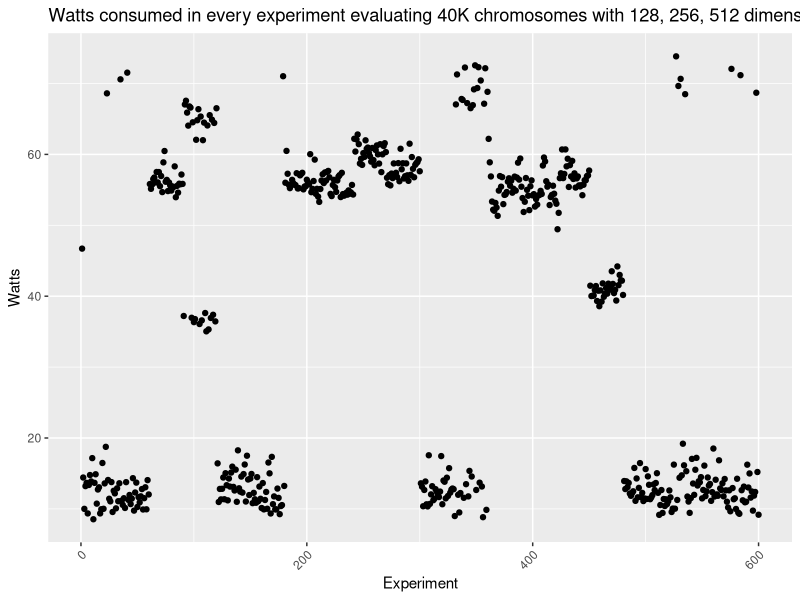
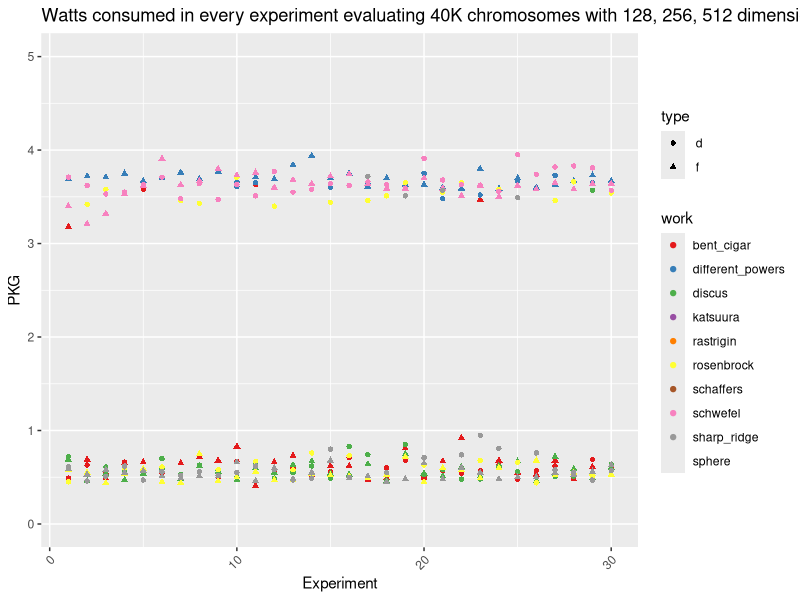
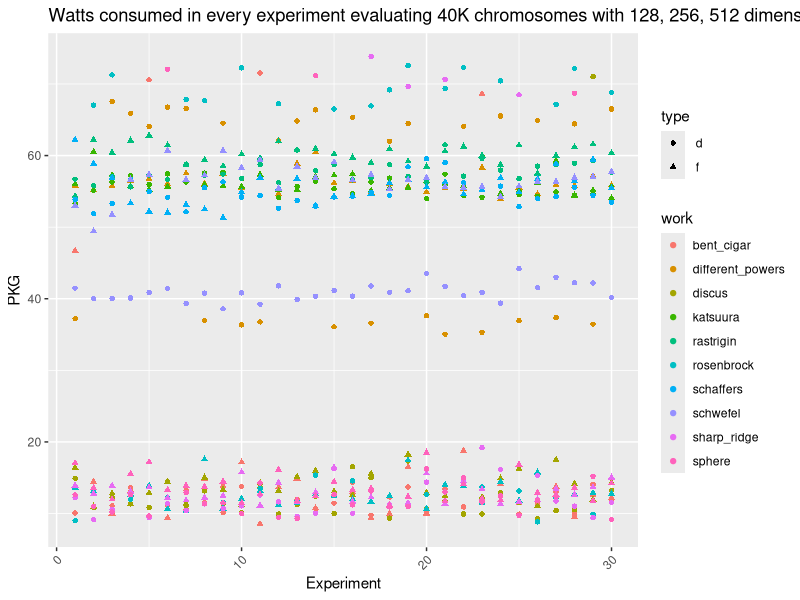
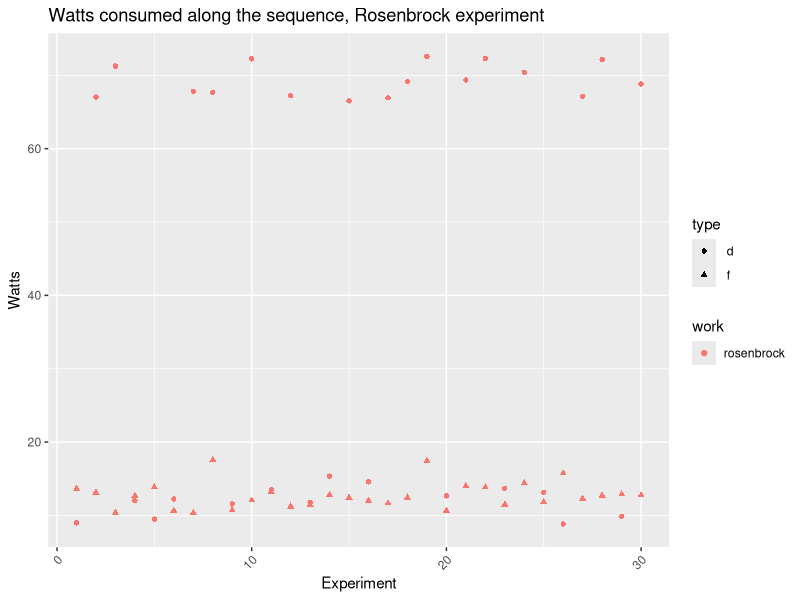
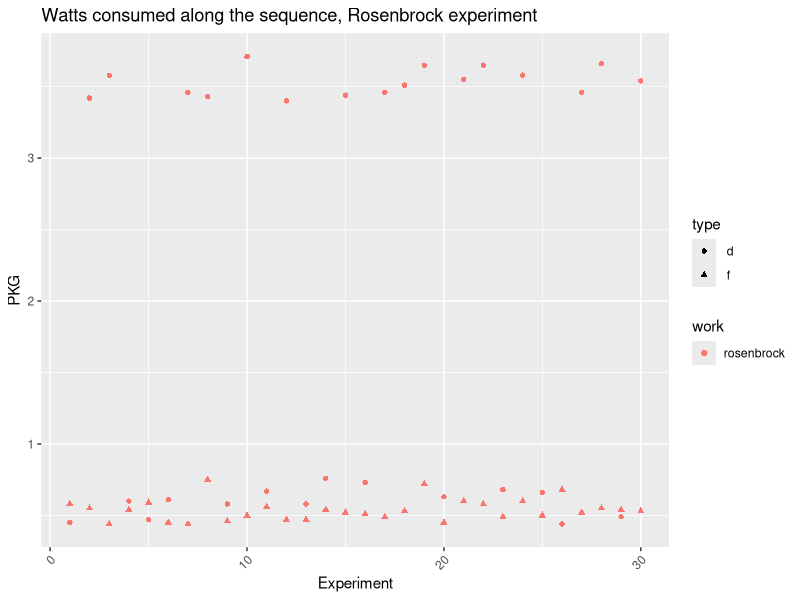
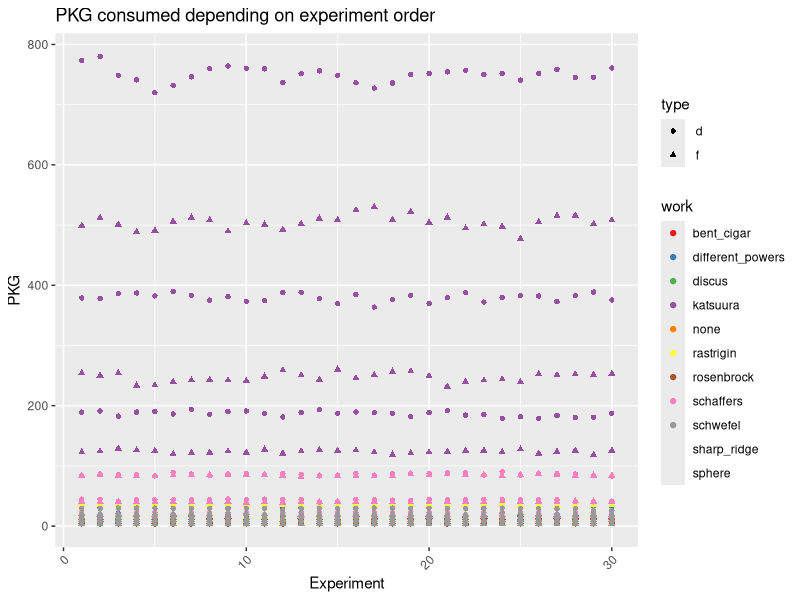
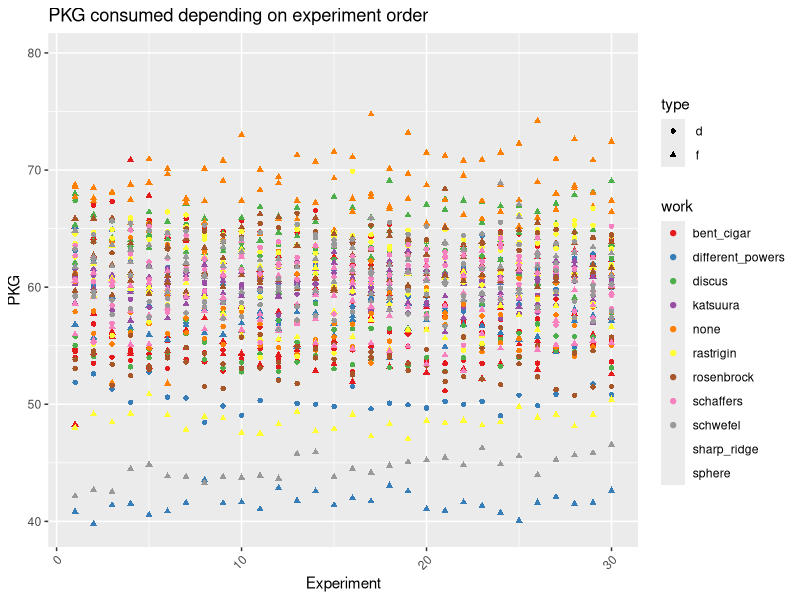
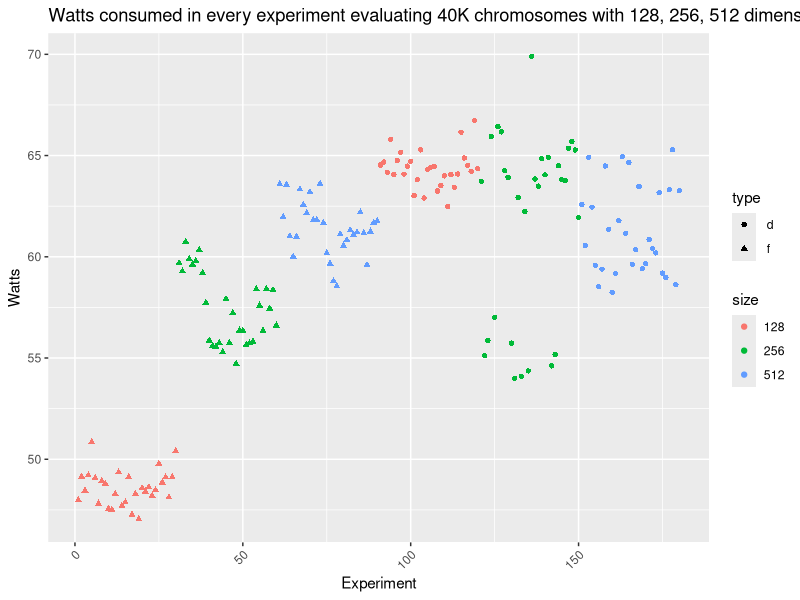

Reproduce these figures in R, in order.
bbob.fixed <- read.csv("data/evostar25-bbob-fixed-12-Nov-08-20-03.csv")

bbob.fixed$watts <- bbob.fixed$PKG / bbob.fixed$seconds

library(dplyr)
bbob.fixed <- bbob.fixed %>%
  group_by(type, size, work) %>%
  mutate(order = row_number()) %>%
  ungroup()

library(ggplot2)

ggplot(bbob.fixed, aes(x=seq_along(watts), y=watts)) +
  geom_point() +
  labs(title="Watts consumed in every experiment evaluating 40K chromosomes with 128, 256, 512 dimensions, using float or double for every one of them. Please note the $y$ axes have different scales", y="Watts", x="Experiment") +
  theme(axis.text.x = element_text(angle = 45, hjust = 1))

ggplot(bbob.fixed, aes(x=order, y=PKG,shape=type)) +
  geom_point( aes(color=work)) + scale_color_brewer(palette="Set1") +
  labs(title="Watts consumed in every experiment evaluating 40K chromosomes with 128, 256, 512 dimensions, using float or double for every one of them. Please note the $y$ axes have different scales", y="PKG", x="Experiment") +
  theme(axis.text.x = element_text(angle = 45, hjust = 1))+
  scale_y_continuous(limits = c(0, 5))

ggplot(bbob.fixed, aes(x=order, y=watts,shape=type)) +
  geom_point( aes(color=work)) +
  labs(title="Watts consumed in every experiment evaluating 40K chromosomes with 128, 256, 512 dimensions, using float or double for every one of them. Please note the $y$ axes have different scales", y="PKG", x="Experiment") +
  theme(axis.text.x = element_text(angle = 45, hjust = 1))

ggplot(bbob.fixed[bbob.fixed$work == "rosenbrock", ], aes(x=order, y=watts,shape=type)) +
  geom_point( aes(color=work)) +
  labs(title="Watts consumed along the sequence, Rosenbrock experiment", y="Watts", x="Experiment") +
  theme(axis.text.x = element_text(angle = 45, hjust = 1))

ggplot(bbob.fixed[bbob.fixed$work == "rosenbrock", ], aes(x=order, y=PKG,shape=type)) +
  geom_point( aes(color=work)) +
  labs(title="Watts consumed along the sequence, Rosenbrock experiment", y="PKG", x="Experiment") +
  theme(axis.text.x = element_text(angle = 45, hjust = 1))


bbob.variable <- read.csv("data/variable-evostar25-bbob-10-Nov-19-10-32.csv")
bbob.variable$watts <- bbob.variable$PKG / bbob.variable$seconds
bbob.variable$size <- as.factor(bbob.variable$size)
bbob.variable <- bbob.variable %>%
  group_by(type, size, work) %>%
  mutate(order = row_number()) %>%
  ungroup()

ggplot(bbob.variable, aes(x=order, y=PKG,shape=type)) +
  geom_point( aes(color=work)) + scale_color_brewer(palette="Set1") +
  labs(title="PKG consumed depending on experiment order", y="PKG", x="Experiment") +
  theme(axis.text.x = element_text(angle = 45, hjust = 1))

ggplot(bbob.variable, aes(x=order, y=watts,shape=type)) +
  geom_point( aes(color=work)) + scale_color_brewer(palette="Set1") +
  labs(title="PKG consumed depending on experiment order", y="PKG", x="Experiment") +
  theme(axis.text.x = element_text(angle = 45, hjust = 1))

ggplot(bbob.variable[bbob.variable$work == "rastrigin",], aes(x=seq_along(watts), y=watts, shape=type,color=size)) +
  geom_point() +
  labs(title="Watts consumed in every experiment evaluating 40K chromosomes with 128, 256, 512 dimensions, using float or double for every one of them. Please note the $y$ axes have different scales", y="Watts", x="Experiment") +
  theme(axis.text.x = element_text(angle = 45, hjust = 1))
